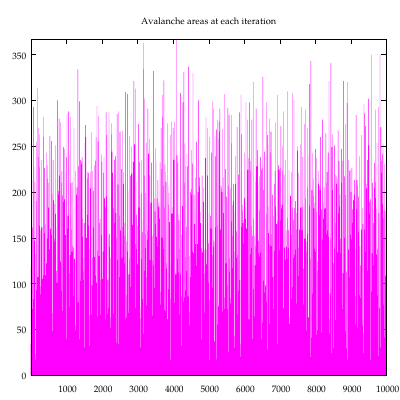

Generate this figure with gnuplot:
# Use this as a template to graph results
set terminal pdf enhance font "palatino,10" size 4,4

set output 'areas.pdf'
set title  "Avalanche areas at each iteration"

set palette rgb 21,22,23

set autoscale xfix
set autoscale yfix
set autoscale cbfix

plot 'timecount.dat' using 1:5 with lines ls 4 notitle
